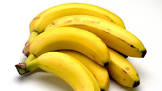
#> input picture fruit_ripeness_dataset/archive (1)/dataset/dataset/test/unripe banana/296.jpg, 162 x 91 px
$ python -i classify.py   (imports and definitions only)
#> lines starting #> are read from the running program, lines starting #| are printed output that depends on the picture
import os
import random
import json
import numpy as np
import cv2
import matplotlib.pyplot as plt
from sklearn.decomposition import PCA
from sklearn.metrics import classification_report, confusion_matrix, accuracy_score, precision_recall_fscore_support

# ==================== CONSTANTS & PATHS ====================
BASE_DIR = os.path.dirname(os.path.abspath(__file__))
DATASET_DIR = os.path.join(BASE_DIR, 'fruit_ripeness_dataset', 'archive (1)', 'dataset')
ARTIFACT_DIR = r"C:\Users\Lenovo\.gemini\antigravity\brain\c6bb5018-1bc5-4b63-a9a5-92c59051c6b9"

# Ensure artifact directory exists
# [1 line not run here, left out]

# Categories
CATEGORIES = {
    'rotten': 'rottenbanana',
    'unripe': 'unripe banana',
    'ripe': 'freshbanana'
}

# ==================== FEATURE EXTRACTION ====================
def extract_features(image_path):
    """
    Ekstraksi fitur warna gabungan (RGB + LAB):
    - Resize ke (100, 100)
    - Konversi ke RGB dan LAB
    - Rata-rata & Std Dev R, G, B (6 dimensi)
    - Rata-rata & Std Dev L, A, B (6 dimensi)
    Menghasilkan vektor 12-dimensi.
    """
    img = cv2.imread(image_path)
#> img is the input picture: shape (91, 162, 3); mean B, G, R 124.5, 202.8, 223.6
    if img is None:
        raise ValueError(f"Could not read image: {image_path}")

    img_rgb = cv2.cvtColor(img, cv2.COLOR_BGR2RGB)
    img_lab = cv2.cvtColor(img, cv2.COLOR_BGR2LAB)
#> img_lab: shape (91, 162, 3); mean of channels 0, 1, 2 208.6, 128.5, 166.1

    img_rgb_res = cv2.resize(img_rgb, (100, 100))
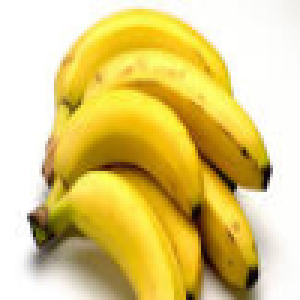
#> img_rgb_res: shape (100, 100, 3) (shown 3 times larger); mean R, G, B 223.5, 202.7, 124.5
    img_lab_res = cv2.resize(img_lab, (100, 100))
#> img_lab_res: shape (100, 100, 3); mean of channels 0, 1, 2 208.5, 128.5, 166

    # Hitung rata-rata dan standar deviasi untuk RGB
    mean_rgb = np.mean(img_rgb_res, axis=(0, 1))  # [mean_R, mean_G, mean_B]
#> mean_rgb = [223.5, 202.7, 124.5]
    std_rgb = np.std(img_rgb_res, axis=(0, 1))    # [std_R, std_G, std_B]
#> std_rgb = [47.25, 57.95, 104.7]

    # Hitung rata-rata dan standar deviasi untuk LAB (Kecerahan & Kejenuhan)
    mean_lab = np.mean(img_lab_res, axis=(0, 1))  # [mean_L, mean_A, mean_B]
#> mean_lab = [208.5, 128.5, 166]
    std_lab = np.std(img_lab_res, axis=(0, 1))    # [std_L, std_A, std_B]
#> std_lab = [52.83, 6.93, 33.6]

    # Gabungkan menjadi vektor 12-dimensi
    return np.concatenate([mean_rgb, std_rgb, mean_lab, std_lab])

# [11 lines left out: function get_image_paths, not called in this run]

# ==================== CLASSIFIER CLASSES ====================
class MinDistanceClassifier:
    """Opsi A: Minimum Distance Classifier (Euclidean Distance)"""
    def __init__(self):
        self.means = {}

    def fit(self, X_dict):
        for label, X in X_dict.items():
            self.means[label] = np.mean(X, axis=0)

    # [6 lines left out: function predict_single, not called in this run]

    def predict(self, X):
        return np.array([self.predict_single(x)[0] for x in X])


class BayesClassifier:
    """Opsi B: Bayes Decision Classifier (Gaussian Likelihood with Prior)"""
    # [36 lines left out: functions __init__, fit, predict_single, not called in this run]

    def predict(self, X):
        return np.array([self.predict_single(x)[0] for x in X])


class MahalanobisClassifier:
    """Opsi C: Mahalanobis Distance Classifier"""
    # [21 lines left out: functions __init__, fit, predict_single, not called in this run]

    def predict(self, X):
        return np.array([self.predict_single(x)[0] for x in X])

# ==================== MAIN PIPELINE ====================
# [278 lines left out: function main, not called in this run]

# [2 lines not run here, left out]

>>> result = extract_features('fruit_ripeness_dataset/archive (1)/dataset/dataset/test/unripe banana/296.jpg')
#> result = [223.5, 202.7, 124.5, 47.25, 57.95, 104.7, 208.5, 128.5, 166, 52.83, 6.93, 33.6]
